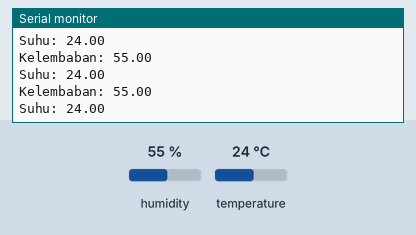
Simulated run of this sketch. Board: Arduino Uno, built with avr-gcc and run on an emulated ATmega328P. Shown: the last lines printed to the serial monitor. The inputs (shaded band) are chosen by the test bench; at power-on: humidity 55 %, temperature 24 °C.

Above: at 2.8 s.
2.9 s: humidity set to 22 %
At 4.8 s:
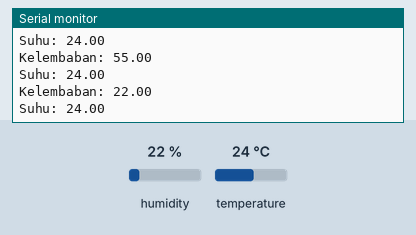
5.6 s: temperature set to 12 °C
At 6.8 s:
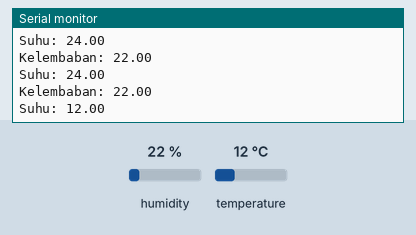
8.3 s: humidity set to 40 %
At 9.7 s:
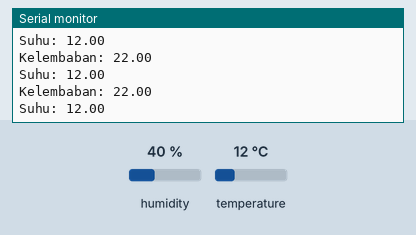
Timing chart, 0 to 11.3 s (numbered marks = the images above; inputs shaded):
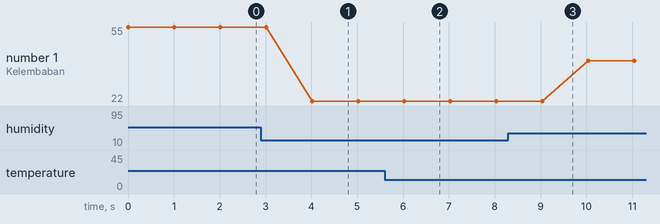

Measured:
- after the input at 2.9 s, the serial monitor: prints a new line after 1.1 s (image 1)
- after the input at 5.6 s, the serial monitor: prints a new line after 0.45 s (image 2)
- plotted number 1: 55 → 22 after the input at 2.9 s, 22 → 40 after the input at 8.3 s

The sketch:

latihan4_dht22.ino
```cpp
#include <DHT.h>
#define DHT_PIN  8
#define DHT_TYPE DHT22
DHT dht(DHT_PIN, DHT_TYPE);
float humi, temp;
void setup() {
  // put your setup code here, to run once:
  Serial.begin(9600);
  dht.begin();
}

void loop() {
  // put your main code here, to run repeatedly:
  humi = dht.readHumidity();
  temp = dht.readTemperature();
  if (isnan(humi) || isnan(temp) || humi ==0 || temp == 0) {  //jika tidak berhasil
    return;//kembali
  }else{
  Serial.print("\nKelembaban: ");
  Serial.print(humi);
  Serial.print("\nSuhu: ");
  Serial.print(temp);
  }

  delay(1000);
}
```
